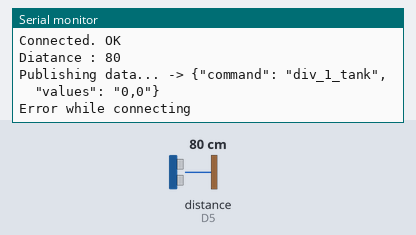
Simulated run of this sketch. Board: ESP8266 (NodeMCU). On the bench: the last lines printed to the serial monitor. Wiring (inferred from the names in the program): ultrasonic range finder: trigger D6; echo D5. Inputs (shaded band) come from the test bench; at power-on: distance to the obstacle (sensor on D5) 80 cm. The echo pulse lasts 58.3 µs per cm; WiFi joins after 1.5 s; servers stay silent unless stated.

Above: at 3.4 s.
3.5 s: distance to the obstacle (sensor on D5) set to 2 cm
At 7.58 s:
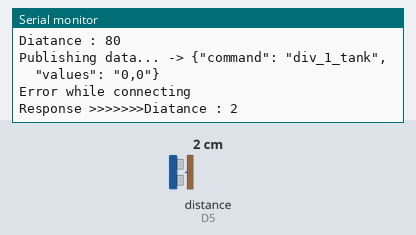
14.0 s: distance to the obstacle (sensor on D5) set to 4 cm
At 19.2 s:
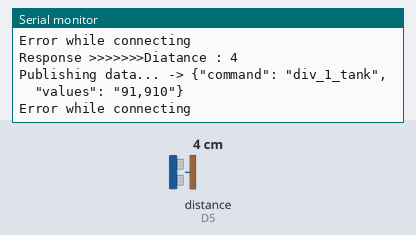
Timing chart, 0 to 20.7 s (numbered marks = the images above; inputs shaded):
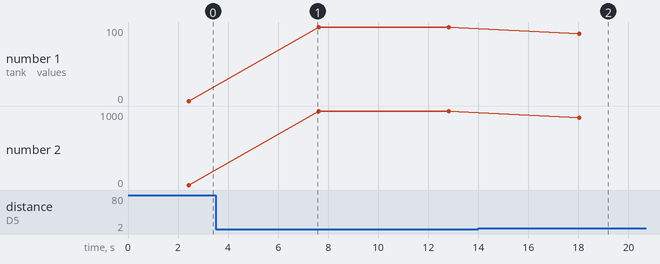

Measured:
- after the input at 3.5 s, the serial monitor: prints a new line after 3.9 s (image 1)
- after the input at 14.0 s, the serial monitor: prints a new line after 3.8 s (image 2)
- plotted number 1: 0 → 100 after the input at 3.5 s, 100 → 91 after the input at 14.0 s
- plotted number 2: 0 → 1000 after the input at 3.5 s, 1000 → 910 after the input at 14.0 s

The sketch:

div1_tank-h2o_mark3.ino
```cpp
//------------------------------------------------------------HTTP
#include <Arduino.h>
#include <ESP8266WiFi.h>
#include <HTTPSRedirect.h> //https://github.com/jbuszkie/HTTPSRedirect
// Deployment ID from App Script
const char *GScriptId = "AKfycbx3PngS2TesXqjwOAu355e2pJM6rRIFWvXKhFGel48wNJpu7BftprjqVcRcF2WkqqoU1A";

const char* ssid     = "Galaxy S20 FE 5G1B3A";
const char* password = "stmhwfii";

String payload_base =  "{\"command\": \"div_1_tank\",  \"values\": ";
String payload = "";

const char* host        = "script.google.com";
const int   httpsPort   = 443;
const char* fingerprint = "";
String url = String("/macros/s/") + GScriptId + "/exec";
HTTPSRedirect* client = nullptr;
//------------------------------------------------------------HTTP

///////////////// Communicate
#include <ArduinoJson.h>

///////////////// Ultrasonic
#define TRIGPIN D6 //12 Arduino 2
#define ECHOPIN D5 //14 Arduino 3
/////////////// Calculation Delay
unsigned long currentTime;        //
unsigned long flowLoopTime;      //every 1 sec for flow meter
unsigned long tankLoopTime;     //every 3 sec for quality

//SoftwareSerial zigbee(13,12); RX TX
// Rx -> D7 ,, Tx -> D6

/////////////// values
int storage_Tank_Level = 0;
int storage_Tank_Liter = 0;

void setup() {
  //----------------------------------------------------------
  Serial.begin(115200);
  delay(10);
  Serial.println('\n');
  WiFi.begin(ssid, password);
  Serial.print("Connecting to ");
  Serial.print(ssid);
  Serial.println(" ...");

  while (WiFi.status() != WL_CONNECTED) {
    delay(1000);
    Serial.print(".");
  }
  Serial.println('\n');
  Serial.println("Connection established!");
  Serial.print("IP address:\t");
  Serial.println(WiFi.localIP());
  client = new HTTPSRedirect(httpsPort);
  client->setInsecure();
  client->setPrintResponseBody(true);
  client->setContentTypeHeader("application/json");

  Serial.print("Connecting to ");
  Serial.println(host);
  bool flag = false;
  for(int i=0; i<5; i++){
    int retval = client->connect(host, httpsPort);
    if (retval == 1){
      flag = true;
      String msg = "Connected. OK";
      Serial.println(msg);
      break;
    }
    else
      Serial.println("Connection failed. Retrying...");
  }
  if (!flag){
    Serial.print("Could not connect to server: ");
    Serial.println(host);
    delay(5000);
    return;
  }
  delete client;
  client = nullptr;

  pinMode(ECHOPIN,INPUT_PULLUP); // ultrasonic
  pinMode(TRIGPIN, OUTPUT);     // ultrasonic
  digitalWrite(ECHOPIN, HIGH); // ultrasonic
}

void loop() {
  // currentTime = millis();
  // if(currentTime >= (tankLoopTime + 3000))// Every 3 second, calculate quality
  // {
  //   tankLoopTime = currentTime; // Updates cloopTime
  //   getDistance(); // Get Storage tank data
  // }
  getDistance(); // Get Storage tank data
  String response_data = send_to_GLS();
  Serial.print("Response >>>>>>>");
  Serial.print(response_data);
}

String send_to_GLS(){
  static bool flag = false;
  if (!flag){
    client = new HTTPSRedirect(httpsPort);
    client->setInsecure();
    flag = true;
    client->setPrintResponseBody(true);
    client->setContentTypeHeader("application/json");
  }
  if (client != nullptr){  if (!client->connected()) { client->connect(host, httpsPort); }  }
  else{Serial.println("Error creating client object!");}

  String val1=String(storage_Tank_Level),val2=String(storage_Tank_Liter);

  String values = "\"" + val1 + "," + val2 + "\"}";

  // Create json object string to send to Google Sheets
  // values = "\"" + value0 + "," + value1 + "," + value2 + "\"}"
  payload = payload_base + values;
  Serial.print("Publishing data... -> ");
  String response_data = "";
  Serial.println(payload);
  if(client->POST(url, host, payload)){
    Serial.println("Succesfully Uploaded");
    response_data = String(client->getResponseBody());
    //Serial.print(">>>>>>>");
    //Serial.print(response_data);
    //Serial.println("-<>-<>-<>-<>-");
  }
  else{
    Serial.println("Error while connecting");
    delay(5000);
  }
  //delay(10000);
  return response_data;
}

void getDistance(){
  digitalWrite(TRIGPIN, LOW);
  delayMicroseconds(2);
  digitalWrite(TRIGPIN, HIGH);
  delayMicroseconds(15);
  digitalWrite(TRIGPIN, LOW);
  int dist = pulseIn(ECHOPIN, HIGH, 26000);
  int distanceval=dist/58;
  Serial.print("Diatance : ");
  Serial.println(distanceval);
  if(distanceval<3)  distanceval=3;
  if(distanceval>14)  distanceval=14;
  storage_Tank_Level = (int) map(distanceval, 3, 14, 100, 0);
  storage_Tank_Liter = storage_Tank_Level * 10;
  // int tankLevel= (int) map(distanceval, 0.0, 30.00, 100, 0);
  // storage_Tank_Level = (int) map(distanceval, 0.0, 30.00, 100, 0);
  // storage_Tank_Liter = (int) map(storage_Tank_Level, 0.0, 100.00, 0, 100000);
  // return distanceval;
  // return tankLevel;
}
```
